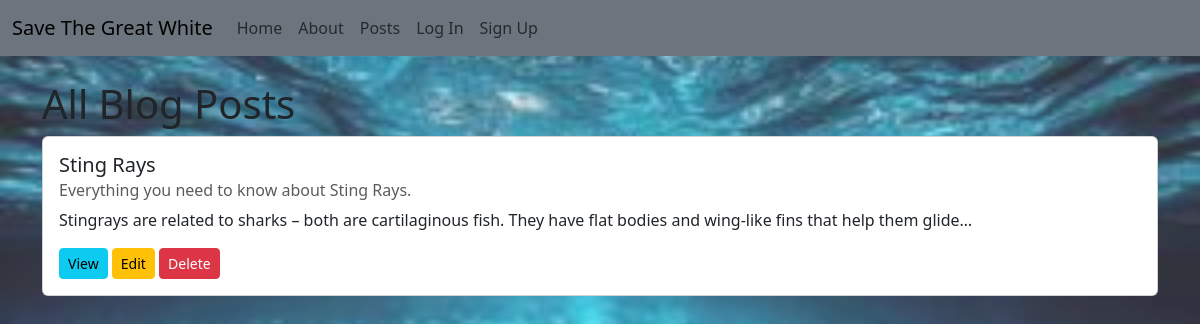
The app's page /posts/, older data.
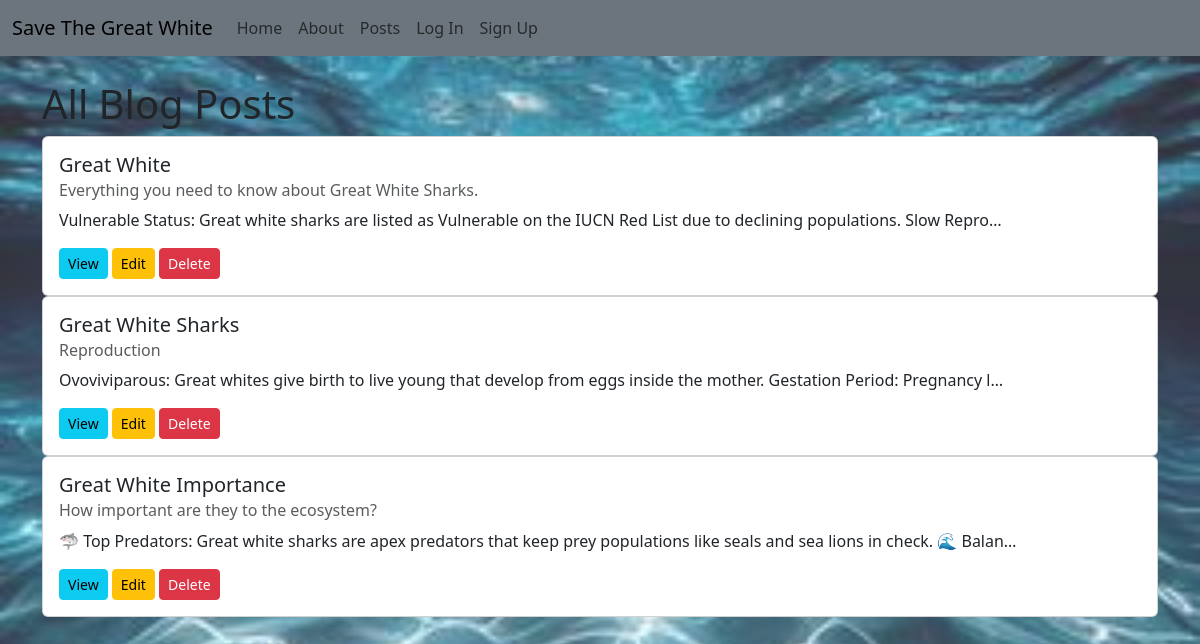
The same page, newer data.
### posts/models.py (models this page shows, shortened)
class Post(models.Model):
    title = models.CharField(max_length=128)
    subtitle = models.CharField(max_length=256)
    body = models.TextField()
    author = models.ForeignKey(
        get_user_model(),
        on_delete=models.CASCADE
    )
    status = models.ForeignKey(
        Status,
        on_delete=models.CASCADE
    )
    created_on = models.DateTimeField(auto_now_add=True)

### posts/views.py (the view)
# urls.py: path("", views.PostListView.as_view(), name="list"),
class PostListView(ListView):
    template_name = "posts/list.html"
    model = Post

### templates/posts/list.html (shortened to what this page needs)
{% extends "base.html" %}
{% block content %}
<h1>All Blog Posts</h1>
{% for post in object_list %}
<div class="card">
    <div class="card-body">
        <h5 class="card-title">{{ post.title }}</h5>
        <h6 class="card-subtitle mb-2 text-body-secondary">{{ post.subtitle }}</h6>
        <p class="card-text">{{ post.body|truncatechars:128 }}</p>
        <a href="{% url 'detail' post.id %}" class="btn btn-info btn-sm">View</a>
        <a href="{% url 'edit' post.id %}" class="btn btn-warning btn-sm">Edit</a>
        <a href="{% url 'delete' post.id %}" class="btn btn-danger btn-sm">Delete</a>
    </div>
</div>
{% empty %}
<p>No Posts Found.</p>
{% endfor %}
{% endblock %}

### templates/base.html (shortened to what this page needs)
{% load static %}
<!DOCTYPE html>
<html lang="en">
<head>
    <link href="https://cdn.jsdelivr.net/npm/bootstrap@5.3.6/dist/css/bootstrap.min.css" rel="stylesheet">
    <link href="{% static 'css/base.css' %}" rel="stylesheet">
</head>
<body>
<nav class="navbar navbar-expand-lg bg-secondary">
  <div class="container-fluid">
    <a class="navbar-brand" href="{% url 'home' %}">Save The Great White</a>
    <div class="collapse navbar-collapse" id="navbarNav">
      <div class="navbar-nav">
          <a class="nav-link" href="{% url 'home' %}">Home</a>
          <a class="nav-link" href="{% url 'about' %}">About</a>
          <a class="nav-link" href="{% url 'list' %}">Posts</a>
        {% if user.is_authenticated %}
          <a class="nav-link" href="{% url 'create' %}">New Post</a>
        <form method="POST" action="{% url 'logout' %}">
          {% csrf_token %}
        <input type="submit" class="nav-link" value="Log Out">
        </form>
        {% else %}
          <a class="nav-link" href="{% url 'login' %}">Log In</a>
          <a class="nav-link" href="{% url 'signup' %}">Sign Up</a>
        {% endif %}
    </div>
    </div>
  </div>
</nav>
    <div class="container mt-4">
        {% block content %}{% endblock content %}
    </div>
</body>
</html>

Row changes from the older to the newer data that the page shows:
removed Post: title "Sting Rays", subtitle "Everything you need to know about Sting Rays.", body "Stingrays are related to sharks – both are cartilaginous fish. They have flat bodies and wing-like fins that help them glide…"
added Post: title "Great White", subtitle "Everything you need to know about Great White Sharks.", body "Vulnerable Status: Great white sharks are listed as Vulnerable on the IUCN Red List due to declining populations. Slow Repro…"
added Post: title "Great White Sharks", subtitle "Reproduction", body "Ovoviviparous: Great whites give birth to live young that develop from eggs inside the mother. Gestation Period: Pregnancy l…"
added Post: title "Great White Importance", subtitle "How important are they to the ecosystem?", body "🦈 Top Predators: Great white sharks are apex predators that keep prey populations like seals and sea lions in check. 🌊 Balan…"
